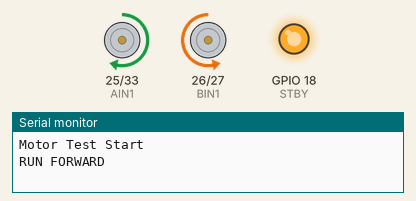
Recording of a sketch running on a simulated ESP32. Shown: motor-driver pin pairs drawn as motors (green arrow = first pin HIGH = forward, orange = second pin HIGH = backward, longer = more drive, scaled by the enable pin, stopped while the standby pin is LOW), output pins drawn as LEDs (lit = HIGH), the last lines printed to the serial monitor.

Above: at 1.5 s.
At 4.5 s:
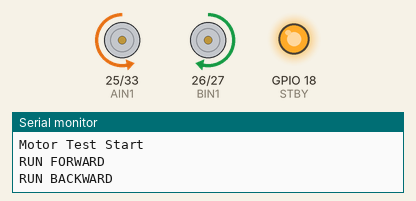
At 7.5 s:
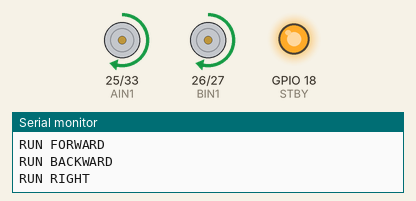
At 13.5 s:
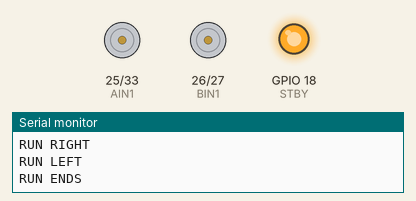
Timing chart, 0 to 19.5 s (numbered marks = the images above):
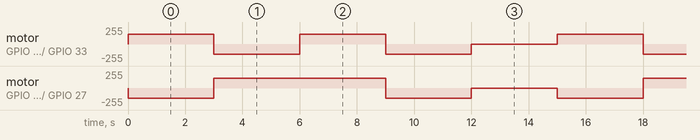

The sketch:

MotorTest.ino
```cpp
#include <Arduino.h>

// ===== Motor Driver Pins (TB6612FNG) =====
#define AIN1 25
#define AIN2 33
#define BIN1 26
#define BIN2 27
#define PWMA 32
#define PWMB 14
#define STBY 18   // Enable pin

// =====================================================
void setup()
{
  // Motor direction pins
  Serial.begin(115200);
  pinMode(AIN1, OUTPUT);
  pinMode(AIN2, OUTPUT);
  pinMode(BIN1, OUTPUT);
  pinMode(BIN2, OUTPUT);

  // PWM pins
  pinMode(PWMA, OUTPUT);
  pinMode(PWMB, OUTPUT);

  // Standby pin
  pinMode(STBY, OUTPUT);
  digitalWrite(STBY, HIGH);   // Enable driver
  Serial.println("Motor Test Start");
}

// =====================================================
void loop()
{
  // 🔵 FORWARD
  Serial.println("RUN FORWARD");
  digitalWrite(AIN1, HIGH);
  digitalWrite(AIN2, LOW);
  digitalWrite(BIN1, LOW);
  digitalWrite(BIN2, HIGH);
  analogWrite(PWMA, 150);
  analogWrite(PWMB, 150);
  delay(3000);

  // 🔴 BACKWARD
  Serial.println("RUN BACKWARD");
  digitalWrite(AIN1, LOW);
  digitalWrite(AIN2, HIGH);
  digitalWrite(BIN1, HIGH);
  digitalWrite(BIN2, LOW);
  analogWrite(PWMA, 150);
  analogWrite(PWMB, 150);
  delay(3000);

  // // 🟢 RIGHT
  Serial.println("RUN RIGHT");
  digitalWrite(AIN1, HIGH);
  digitalWrite(AIN2, LOW);
  digitalWrite(BIN1, HIGH);
  digitalWrite(BIN2, LOW);
  analogWrite(PWMA, 150);
  analogWrite(PWMB, 150);
  delay(3000);

  // // 🟡 LEFT
  Serial.println("RUN LEFT");
  digitalWrite(AIN1, LOW);
  digitalWrite(AIN2, HIGH);
  digitalWrite(BIN1, LOW);
  digitalWrite(BIN2, HIGH);
  analogWrite(PWMA, 150);
  analogWrite(PWMB, 150);
  delay(3000);

  // // ⚫ STOP
  Serial.println("RUN ENDS");
  analogWrite(PWMA, 0);
  analogWrite(PWMB, 0);
  delay(3000);
}
```

Measured:
- by itself, motor on GPIO 26 (BIN1) / GPIO 27 (BIN2): repeats every 15.0 s: forward 150/255 6.0 s, backward 150/255 3.0 s, stopped 3.0 s, backward 150/255 3.0 s
- by itself, motor on GPIO 25 (AIN1) / GPIO 33 (AIN2): repeats every 15.0 s: backward 150/255 3.0 s, forward 150/255 3.0 s, backward 150/255 3.0 s, stopped 3.0 s, forward 150/255 3.0 s
